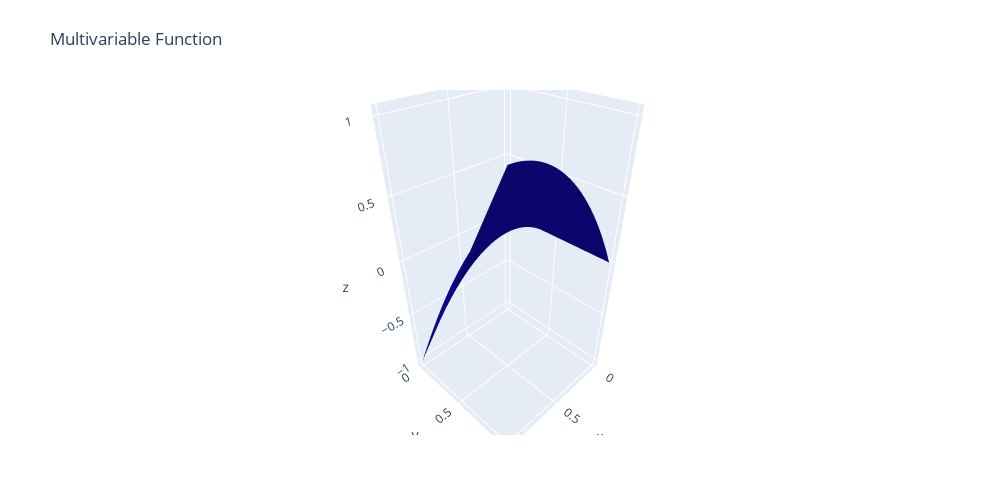

The code cell stored with this chart in its notebook:
### Markdown cell above
# Partial Differentiation

So far we have only considered derivatives of functions with one variable. But we all know that this is not realistic: real-life quantities always depend on more than one variable. Gravitational pull depends on your weight _and_ how far from the Earth you are; how many episodes of Netflix you watch in one day depends on your availability, quality of shows, boredom; and even the motion of flying insects depends on much more than just 'orientation'. This leads us to the realm of __multivariable calculus__, or in more informal terms, how one quantity changes with respect to two or more other quantities.

So how do we determine how one variable changes with respect to another when it depends on multiple other variables? If we make all other variables constant except for one, we can determine that particular rate of change. This type of derivative is known as a __partial derivative__. Consider the 2-D function below:

$$f(x,y) = 2xy - x^{2}$$

### Code cell
# Visualization Code

def our_func(x, y):
    return 2*x*y - (x**2)

def surface_maker(x_vals, y_vals, func):
    rows = len(y_vals)
    cols = len(x_vals)
    z = np.zeros((rows, cols))
    for i in range(rows):
        for j in range(cols):
            z[i,j] = func(x_vals[j], y_vals[i])
    return z
            
x, y = np.linspace(0, 1, 100), np.linspace(0, 1, 100)
z = surface_maker(x, y, our_func)
fig = go.Figure(data=[go.Surface(z=z, x=x, y=y, surfacecolor=np.ones(len(x)), showscale=False)])
fig.update_layout(title='Multivariable Function', autosize=False,
                  width=1000, height=500,
                  margin=dict(l=65, r=50, b=65, t=90))
fig.show()

### Figure 1 — Plotly figure (JSON) as saved in the notebook; plotly's stock layout.template omitted (floating-point values rounded to 4 significant figures; data arrays with more than 128 entries replaced by an {"elided": "..."} marker saying what was removed)
{"data": [{"showscale": false, "surfacecolor": [1, 1, 1, 1, 1, 1, 1, 1, 1, 1, 1, 1, 1, 1, 1, 1, 1, 1, 1, 1, 1, 1, 1, 1, 1, 1, 1, 1, 1, 1, 1, 1, 1, 1, 1, 1, 1, 1, 1, 1, 1, 1, 1, 1, 1, 1, 1, 1, 1, 1, 1, 1, 1, 1, 1, 1, 1, 1, 1, 1, 1, 1, 1, 1, 1, 1, 1, 1, 1, 1, 1, 1, 1, 1, 1, 1, 1, 1, 1, 1, 1, 1, 1, 1, 1, 1, 1, 1, 1, 1, 1, 1, 1, 1, 1, 1, 1, 1, 1, 1], "type": "surface", "x": [0, 0.0101, 0.0202, 0.0303, 0.0404, 0.05051, 0.06061, 0.07071, 0.08081, 0.09091, 0.101, 0.1111, 0.1212, 0.1313, 0.1414, 0.1515, 0.1616, 0.1717, 0.1818, 0.1919, 0.202, 0.2121, 0.2222, 0.2323, 0.2424, 0.2525, 0.2626, 0.2727, 0.2828, 0.2929, 0.303, 0.3131, 0.3232, 0.3333, 0.3434, 0.3535, 0.3636, 0.3737, 0.3838, 0.3939, 0.404, 0.4141, 0.4242, 0.4343, 0.4444, 0.4545, 0.4646, 0.4747, 0.4848, 0.4949, 0.5051, 0.5152, 0.5253, 0.5354, 0.5455, 0.5556, 0.5657, 0.5758, 0.5859, 0.596, 0.6061, 0.6162, 0.6263, 0.6364, 0.6465, 0.6566, 0.6667, 0.6768, 0.6869, 0.697, 0.7071, 0.7172, 0.7273, 0.7374, 0.7475, 0.7576, 0.7677, 0.7778, 0.7879, 0.798, 0.8081, 0.8182, 0.8283, 0.8384, 0.8485, 0.8586, 0.8687, 0.8788, 0.8889, 0.899, 0.9091, 0.9192, 0.9293, 0.9394, 0.9495, 0.9596, 0.9697, 0.9798, 0.9899, 1], "y": [0, 0.0101, 0.0202, 0.0303, 0.0404, 0.05051, 0.06061, 0.07071, 0.08081, 0.09091, 0.101, 0.1111, 0.1212, 0.1313, 0.1414, 0.1515, 0.1616, 0.1717, 0.1818, 0.1919, 0.202, 0.2121, 0.2222, 0.2323, 0.2424, 0.2525, 0.2626, 0.2727, 0.2828, 0.2929, 0.303, 0.3131, 0.3232, 0.3333, 0.3434, 0.3535, 0.3636, 0.3737, 0.3838, 0.3939, 0.404, 0.4141, 0.4242, 0.4343, 0.4444, 0.4545, 0.4646, 0.4747, 0.4848, 0.4949, 0.5051, 0.5152, 0.5253, 0.5354, 0.5455, 0.5556, 0.5657, 0.5758, 0.5859, 0.596, 0.6061, 0.6162, 0.6263, 0.6364, 0.6465, 0.6566, 0.6667, 0.6768, 0.6869, 0.697, 0.7071, 0.7172, 0.7273, 0.7374, 0.7475, 0.7576, 0.7677, 0.7778, 0.7879, 0.798, 0.8081, 0.8182, 0.8283, 0.8384, 0.8485, 0.8586, 0.8687, 0.8788, 0.8889, 0.899, 0.9091, 0.9192, 0.9293, 0.9394, 0.9495, 0.9596, 0.9697, 0.9798, 0.9899, 1], "z": {"elided": "100x100 float values"}}], "layout": {"autosize": false, "height": 500, "margin": {"b": 65, "l": 65, "r": 50, "t": 90}, "title": {"text": "Multivariable Function"}, "width": 1000}}
